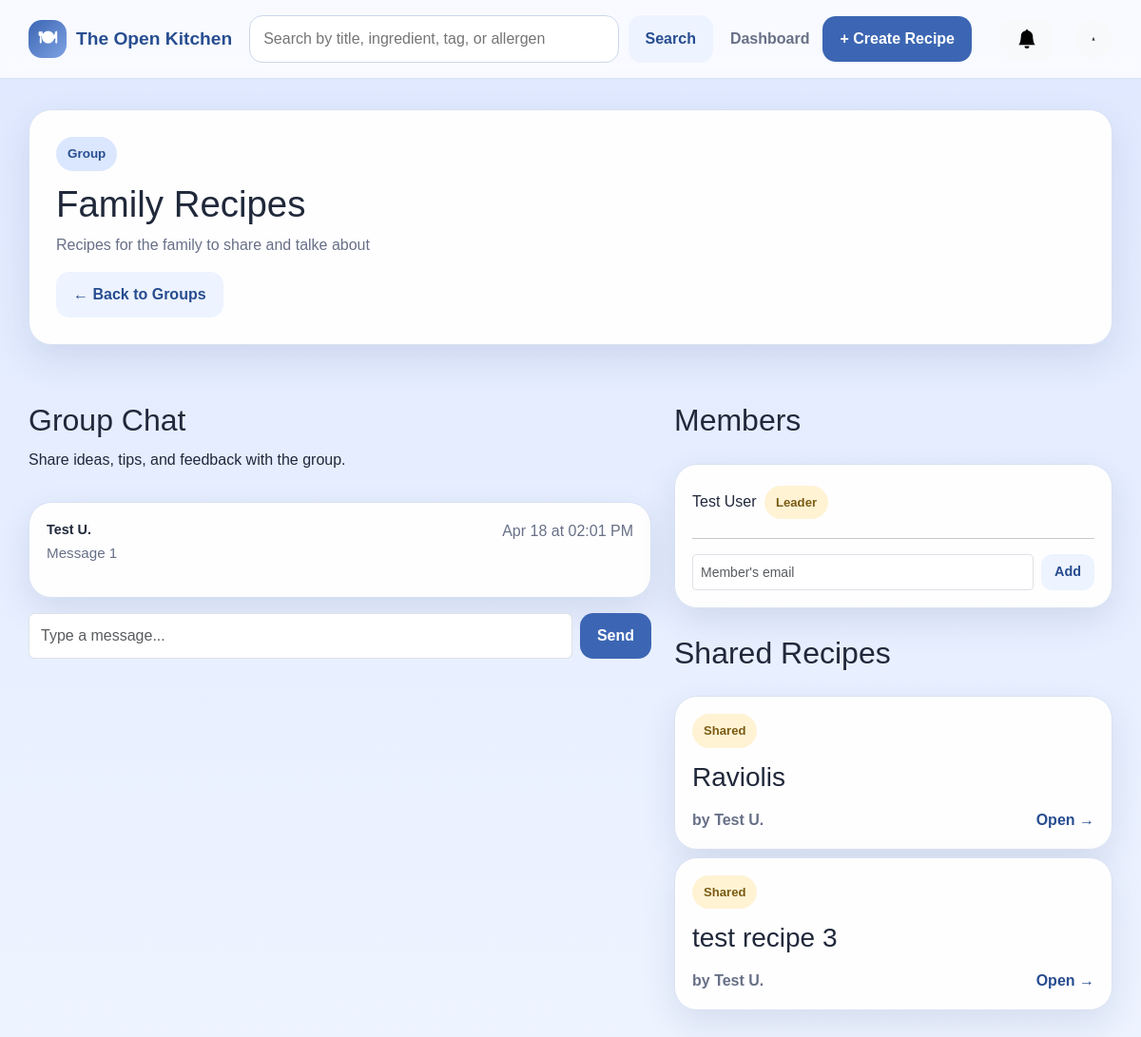
Page /groups/1 on the earlier database version.
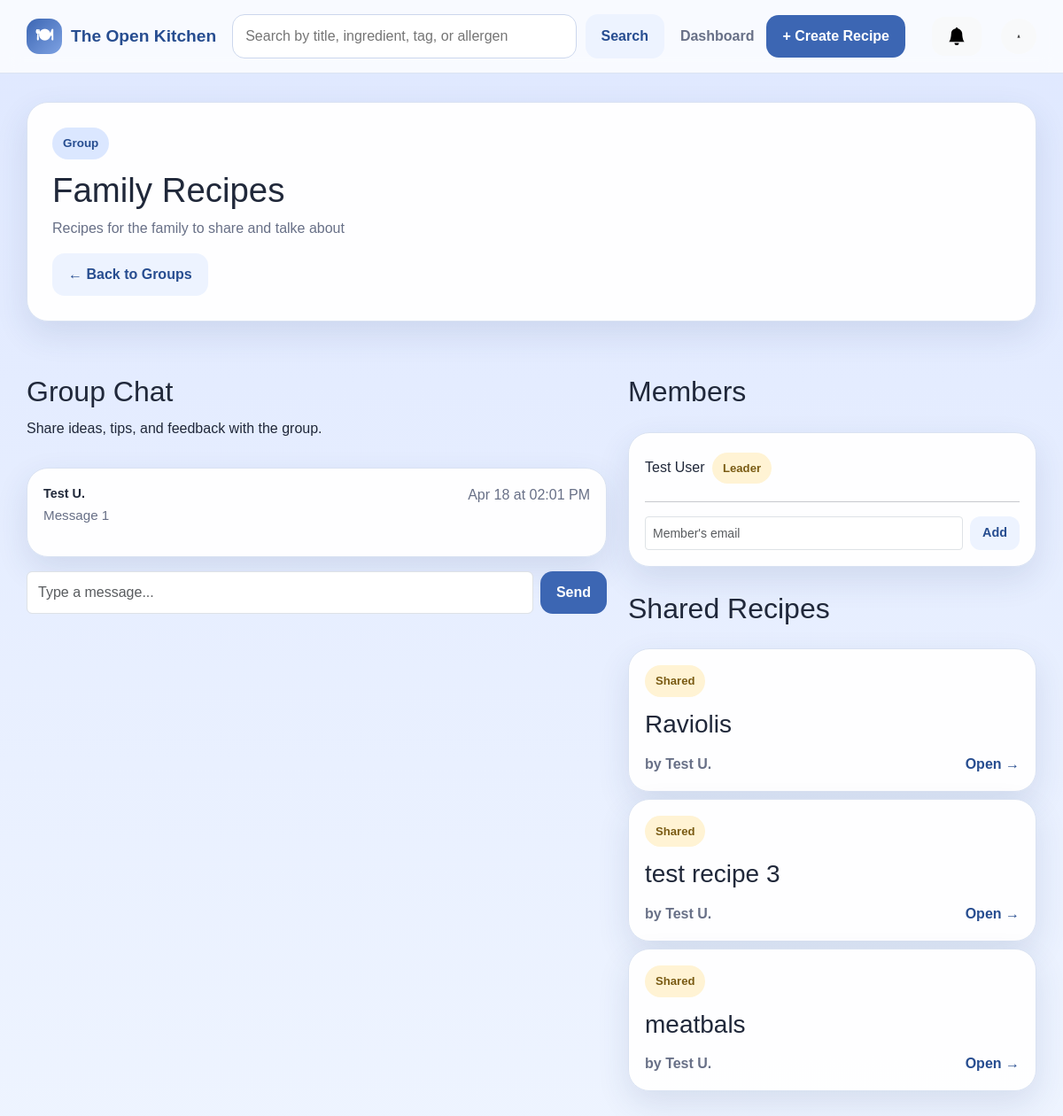
Same page on the later database version.
### app/models.py (models this page shows, shortened)
class Group(db.Model):
    __tablename__ = 'groups'
    id = db.Column(db.Integer, primary_key=True)
    leaderID = db.Column(db.Integer, db.ForeignKey('users.id'), nullable=False)
    name = db.Column(db.String(100), nullable=False)
    description = db.Column(db.Text)
    dateCreated = db.Column(db.DateTime, nullable=False)
    members = db.relationship('GroupMember', backref='group', lazy=True)
    messages = db.relationship('GroupMessage', backref='group', lazy=True)

class GroupMessage(db.Model):
    __tablename__ = 'group_messages'
    id = db.Column(db.Integer, primary_key=True)
    groupID = db.Column(db.Integer, db.ForeignKey('groups.id'), nullable=False)
    senderID = db.Column(db.Integer, db.ForeignKey('users.id'), nullable=False)
    content = db.Column(db.Text, nullable=False)
    dateSent = db.Column(db.DateTime, nullable=False)
    sender = db.relationship('User', foreign_keys=[senderID])

class User(db.Model):
    __tablename__ = 'users'
    id = db.Column(db.Integer, primary_key=True)
    firstName = db.Column(db.String(50), nullable=False)
    lastName = db.Column(db.String(50), nullable=False)
    email = db.Column(db.String(100), unique=True, nullable=False)
    password = db.Column(db.String(255), nullable=False)
    role = db.Column(db.String(20), nullable=False, default='contributor')
    isActive = db.Column(db.Boolean, default=True)
    dateCreated = db.Column(db.DateTime, nullable=False, default=datetime.now)
    recipes = db.relationship('Recipe', backref='author', lazy=True)

class GroupMember(db.Model):
    __tablename__ = 'group_members'
    id = db.Column(db.Integer, primary_key=True)
    groupID = db.Column(db.Integer, db.ForeignKey('groups.id'), nullable=False)
    userID = db.Column(db.Integer, db.ForeignKey('users.id'), nullable=False)
    dateJoined = db.Column(db.DateTime, nullable=False)
    user = db.relationship('User', backref='memberships', lazy=True)

class GroupRecipe(db.Model):
    __tablename__ = 'group_recipes'
    id = db.Column(db.Integer, primary_key=True)
    groupID = db.Column(db.Integer, db.ForeignKey('groups.id'), nullable=False)
    recipeID = db.Column(db.Integer, db.ForeignKey('recipes.id'), nullable=False)
    sharedByID = db.Column(db.Integer, db.ForeignKey('users.id'), nullable=False)
    dateSaved = db.Column(db.DateTime, nullable=False)
    recipe = db.relationship('Recipe', foreign_keys=[recipeID])
    sharedBy = db.relationship('User', foreign_keys=[sharedByID])

class Recipe(db.Model):
    __tablename__ = 'recipes'
    id = db.Column(db.Integer, primary_key=True)
    authorID = db.Column(db.Integer, db.ForeignKey('users.id'), nullable=False)
    title = db.Column(db.String(150), nullable=False)
    description = db.Column(db.Text, nullable=True)
    instructions = db.Column(db.Text, nullable=False)
    forkedFrom = db.Column(db.Integer, db.ForeignKey('recipes.id'), nullable=True)
    baseServings = db.Column(db.Integer, nullable=False)
    prepTime = db.Column(db.Integer, nullable=True)
    cookTime = db.Column(db.Integer, nullable=True)
    dateCreated = db.Column(db.DateTime, nullable=False, default=datetime.now)
    ingredients = db.relationship('Ingredient', backref='recipe', lazy=True, cascade='all, delete-orphan')
    categories = db.relationship('RecipeCategory', backref='recipe', lazy=True, cascade='all, delete-orphan')
    dietary_tags = db.relationship('RecipeDietaryTag', backref='recipe', lazy=True, cascade='all, delete-orphan')
    allergens = db.relationship('RecipeAllergen', backref='recipe', lazy=True, cascade='all, delete-orphan')

### app/routes.py (the view)
@app.route('/groups/<int:group_id>')
def view_group(group_id):
    group = Group.query.get_or_404(group_id)
    messages = GroupMessage.query.filter_by(groupID=group_id).order_by(GroupMessage.dateSent).all()
    shared_recipes = GroupRecipe.query.filter_by(groupID=group_id).all()
    members = GroupMember.query.filter_by(groupID=group_id).all()
    notifications = _get_notifications()
    has_unread = any(not n.isRead for n in notifications)
    return render_template('groups/view.html', group=group, messages=messages,
                           shared_recipes=shared_recipes, members=members,
                           notifications=notifications, has_unread=has_unread)

### app/routes.py (called while the page is built)
def _get_notifications():
    return Notification.query.filter_by(userID=DEMO_USER_ID).order_by(Notification.dateCreated.desc()).all()

### app/templates/groups/view.html (shortened to what this page needs)
{% extends "base.html" %}
{% block content %}
<section class="hero-card">
    <div>
        <span class="eyebrow">Group</span>
        <h1>{{ group.name }}</h1>
        <p class="hero-copy">{{ group.description or 'No description provided.' }}</p>
        <div class="hero-actions">
            <a href="{{ url_for('my_groups') }}" class="btn btn-secondary">← Back to Groups</a>
        </div>
    </div>
</section>
<div class="row g-4 mt-2">
    <div class="col-md-7">
        <section class="section-head">
            <div>
                <h2>Group Chat</h2>
                <p>Share ideas, tips, and feedback with the group.</p>
            </div>
        </section>
        <article class="recipe-card mb-3" style="max-height: 400px; overflow-y: auto;" id="chatBox">
            {% if messages %}
                {% for msg in messages %}
                <div class="mb-3">
                    <div class="d-flex justify-content-between">
                        <span class="fw-semibold" style="font-size: .9rem;">
                            {{ msg.sender.firstName }} {{ msg.sender.lastName[0] }}.
                        </span>
                        <span class="muted-small">{{ msg.dateSent.strftime('%b %d at %I:%M %p') }}</span>
                    </div>
                    <p class="mb-0" style="font-size: .95rem;">{{ msg.content }}</p>
                </div>
                {% endfor %}
            {% else %}
                <p class="text-muted">No messages yet. Start the conversation!</p>
            {% endif %}
        </article>
        <form method="POST" action="{{ url_for('send_message', group_id=group.id) }}">
            <div class="d-flex gap-2">
                <input type="text" name="content" class="form-control" placeholder="Type a message..." required>
                <button type="submit" class="btn btn-primary">Send</button>
            </div>
        </form>
    </div>
    <div class="col-md-5">
        <section class="section-head">
            <div>
                <h2>Members</h2>
            </div>
        </section>
        <article class="recipe-card mb-4">
            {% for m in members %}
            <div class="d-flex align-items-center justify-content-between py-1">
                <span>{{ m.user.firstName }} {{ m.user.lastName }}
                    {% if m.userID == group.leaderID %}
                    <span class="mini-pill ms-1">Leader</span>
                    {% endif %}
                </span>
            </div>
            {% endfor %}
            {% if group.leaderID == 1 %}
            <hr>
            <form method="POST" action="{{ url_for('add_member', group_id=group.id) }}" class="d-flex gap-2 mt-2">
                <input type="email" name="email" class="form-control form-control-sm" placeholder="Member's email">
                <button type="submit" class="btn btn-secondary btn-sm">Add</button>
            </form>
            {% endif %}
        </article>
        <section class="section-head">
            <div>
                <h2>Shared Recipes</h2>
            </div>
        </section>
        {% if shared_recipes %}
        <div>
            {% for gr in shared_recipes %}
            <div class="recipe-card-wrap mb-2">
                <a href="{{ url_for('view_recipe', recipe_id=gr.recipe.id) }}" class="recipe-card-link">
                    <article class="recipe-card">
                        <div class="recipe-card-top">
                            <span class="mini-pill">Shared</span>
                        </div>
                        <h3>{{ gr.recipe.title }}</h3>
                        <div class="recipe-card-footer">
                            <span class="muted-small">by {{ gr.sharedBy.firstName }} {{ gr.sharedBy.lastName[0] }}.</span>
                            <span>Open →</span>
                        </div>
                    </article>
                </a>
            </div>
            {% endfor %}
        </div>
        {% else %}
        <article class="recipe-card">
            <p class="text-muted mb-0">No recipes shared yet.</p>
        </article>
        {% endif %}
    </div>
</div>
{% endblock %}

### app/templates/base.html (shortened to what this page needs)
<!DOCTYPE html>
<html lang="en">
<head>
    <link href="https://cdn.jsdelivr.net/npm/bootstrap@5.3.3/dist/css/bootstrap.min.css" rel="stylesheet">
    <link rel="stylesheet" href="{{ url_for('static', filename='style.css') }}">
</head>
<body>
    <header class="site-header">
        <div class="container nav-wrap">
            <a class="brand" href="{{ url_for('dashboard') }}">
                <span class="brand-mark">🍽</span>
                <span>The Open Kitchen</span>
            </a>
            <form class="searchbar" action="{{ url_for('search') }}" method="get">
                <input type="text" name="q" placeholder="Search by title, ingredient, tag, or allergen"
                       value="{{ request.args.get('q', '') }}">
                <button type="submit" class="btn btn-secondary">Search</button>
            </form>
            <nav class="nav-links">
                <a href="{{ url_for('dashboard') }}">Dashboard</a>
                <a href="{{ url_for('create_recipe') }}" class="btn btn-primary">+ Create Recipe</a>
                <button type="button"
                        id="notificationBtn"
                        class="btn btn-light position-relative ms-3"
                        data-bs-toggle="offcanvas"
                        data-bs-target="#notificationPanel"
                        aria-controls="notificationPanel">
                    <svg xmlns="http://www.w3.org/2000/svg" width="20" height="20" fill="currentColor" class="bi bi-bell-fill" viewBox="0 0 16 16">
                        <path d="M8 16a2 2 0 0 0 2-2H6a2 2 0 0 0 2 2m.995-14.901a1 1 0 1 0-1.99 0A5 5 0 0 0 3 6c0 1.098-.5 6-2 7h14c-1.5-1-2-5.902-2-7 0-2.42-1.72-4.44-4.005-4.901"/>
                    </svg>
                </button>
                <a href="{% if session.get('user_id') == 1 %}{{ url_for('dashboard') }}{% else %}{{ url_for('my_groups') }}{% endif %}"
                   class="btn btn-light ms-2 d-flex align-items-center justify-content-center"
                   style="width: 40px; height: 40px; border-radius: 50%;">
                    <svg xmlns="http://www.w3.org/2000/svg" width="20" height="20" fill="currentColor" class="bi bi-person-fill" viewBox="0 0 16 16">
                        <path d="M3 14s-1 0-1-1 1-4 6-4 6 3 6 4-1 1-1 1z"/>
                        <path d="M8 8a3 3 0 1 0 0-6 3 3 0 0 0 0 6"/>
                    </svg>
                </a>
            </nav>
        </div>
    </header>
    <main class="container page-shell">
        {% block content %}{% endblock %}
    </main>
    <div class="toast-container position-fixed top-0 end-0 p-3" style="z-index: 1100;" id="toastContainer"></div>
</body>
</html>

### app/static/style.css (style rules this page uses)
:root { --bg-top: #dfe8ff; --bg-bottom: #eef4ff; --surface: rgba(255, 255, 255, 0.96); --surface-strong: #ffffff; --primary: #3c66b3; --primary-dark: #274d90; --accent: #f4c15d; --text: #20283a; --muted: #687087; --line: #d9e2f2; --shadow: 0 14px 36px rgba(40, 62, 113, 0.12); --radius-lg: 24px; --radius-md: 18px; --radius-sm: 12px; }
* { box-sizing: border-box; }
html, body { margin: 0; padding: 0; }
body { font-family: Arial, Helvetica, sans-serif; color: var(--text); background: linear-gradient(180deg, var(--bg-top) 0%, var(--bg-bottom) 100%); }
a { color: inherit; text-decoration: none; }
.container { width: min(1160px, calc(100% - 32px)); margin: 0 auto; }
.page-shell { padding: 32px 0 56px; }
.site-header { position: sticky; top: 0; z-index: 20; backdrop-filter: blur(10px); background: rgba(255, 255, 255, 0.78); border-bottom: 1px solid rgba(217, 226, 242, 0.95); }
.nav-wrap { display: grid; grid-template-columns: auto 1fr auto; gap: 18px; align-items: center; padding: 16px 0; }
.brand { display: inline-flex; align-items: center; gap: 10px; font-size: 1.2rem; font-weight: 800; color: var(--primary-dark); }
.brand-mark { display: inline-grid; place-items: center; width: 40px; height: 40px; border-radius: 14px; background: linear-gradient(135deg, var(--primary), #7ea2e3); color: white; }
.nav-links { display: inline-flex; align-items: center; gap: 14px; }
.nav-links a:not(.btn) { color: var(--muted); font-weight: 600; }
.searchbar { display: grid; grid-template-columns: 1fr auto; gap: 10px; }
.searchbar input, input, select, textarea { width: 100%; padding: 12px 14px; border: 1px solid #ccd7ed; border-radius: 14px; font: inherit; background: white; }
.btn { display: inline-flex; align-items: center; justify-content: center; gap: 8px; border: 0; border-radius: 14px; padding: 12px 18px; font-weight: 700; cursor: pointer; }
.btn-primary { background: var(--primary); color: white; }
.btn-secondary { background: #edf3ff; color: var(--primary-dark); }
.hero-card, .recipe-card, .form-card, .panel-card, .empty-state, .alert, .stat-card { background: var(--surface); border: 1px solid var(--line); border-radius: var(--radius-lg); box-shadow: var(--shadow); }
.hero-card { display: grid; grid-template-columns: 1.2fr .8fr; gap: 24px; padding: 28px; }
.eyebrow { display: inline-block; padding: 8px 12px; border-radius: 999px; background: #dbe7ff; color: var(--primary-dark); font-size: .84rem; font-weight: 700; margin-bottom: 14px; }
h1, h2, h3 { margin: 0 0 10px; }
.hero-card h1 { font-size: 2.4rem; line-height: 1.1; }
.hero-copy, .lead, .helper, .muted-small { color: var(--muted); }
.hero-actions, .pill-row, .form-actions { display: flex; gap: 12px; flex-wrap: wrap; }
.section-head { display: flex; align-items: end; justify-content: space-between; gap: 16px; margin: 28px 0 16px; }
.recipe-card-link { display: block; }
.recipe-card { padding: 18px; transition: transform .16s ease, box-shadow .16s ease; }
.recipe-card-top, .content-grid { display: flex; justify-content: space-between; gap: 12px; }
.recipe-card h3 { margin-top: 14px; }
.recipe-card p { margin: 0 0 14px; color: var(--muted); }
.recipe-card-footer { margin-top: 16px; font-weight: 700; color: var(--primary-dark); }
.pill, .mini-pill { display: inline-flex; align-items: center; gap: 6px; border-radius: 999px; padding: 8px 12px; font-size: .82rem; font-weight: 700; }
.mini-pill { background: #fff3d4; color: #7a5b13; }
.btn-sm { padding: 8px 14px; font-size: .9rem; border-radius: 12px; }
.recipe-card-footer { margin-top: 16px; font-weight: 700; color: var(--primary-dark); display: flex; justify-content: space-between; align-items: center; gap: 8px; }
.recipe-card-wrap { position: relative; }

Differences in the rows shown:
added GroupRecipe: recipe "meatbals", sharedBy.firstName "Test", sharedBy "U"
